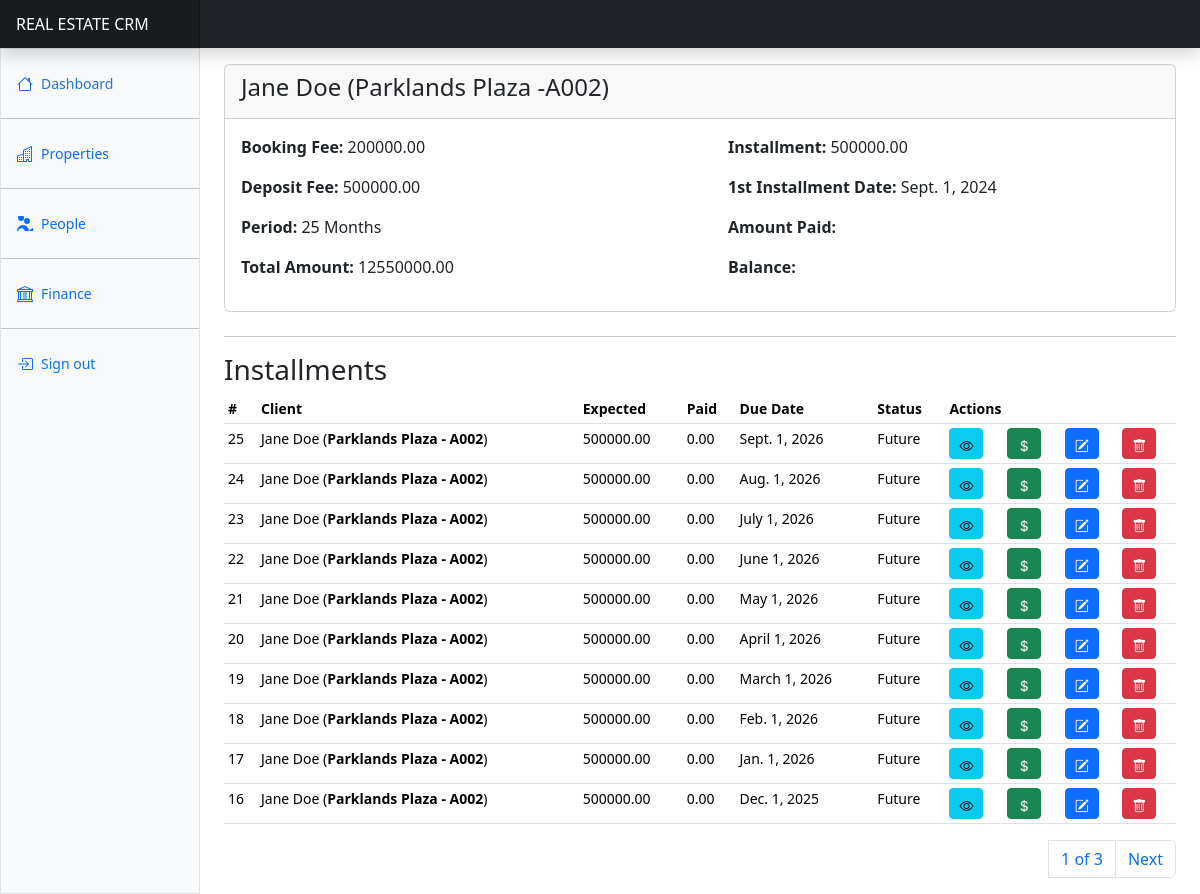
Screenshot of /finance/payment-plans/1/details (signed in) with the database file from the repository.
### apps/finance/models.py (models this page shows, shortened)
class ClientPaymentPlan(AbstractBaseModel):
    client = models.ForeignKey(
        "users.Client", on_delete=models.CASCADE, related_name="clientpaymentplans"
    )
    unit = models.ForeignKey(
        "properties.PropertyUnit", on_delete=models.SET_NULL, null=True
    )
    booking_fee = models.DecimalField(max_digits=100, decimal_places=2, default=0)
    deposit_fee = models.DecimalField(max_digits=100, decimal_places=2, default=0)
    period = models.IntegerField(default=1)
    installment_amount = models.DecimalField(
        max_digits=100, decimal_places=2, default=0
    )
    total_amount = models.DecimalField(max_digits=100, decimal_places=2, default=0)
    first_repayment_date = models.DateField(null=True)
    fully_paid = models.BooleanField(default=False)
    def __str__(self):
        return self.client.name

class ClientInstallment(AbstractBaseModel):
    client = models.ForeignKey(
        "users.Client", on_delete=models.CASCADE, related_name="clienstallments"
    )
    payment_plan = models.ForeignKey(
        ClientPaymentPlan, on_delete=models.CASCADE, related_name="planinstallments"
    )
    amount_expected = models.DecimalField(max_digits=100, decimal_places=2)
    amount_paid = models.DecimalField(max_digits=100, decimal_places=2, default=0)
    date_expected = models.DateField(null=True)
    paid = models.BooleanField(default=False)
    status = models.CharField(
        max_length=255, choices=INSTALLMENT_STATUSES, default="Future"
    )
    @property
    def amount_to_pay(self):
        return self.amount_expected - self.amount_paid

### apps/users/models.py (models this page shows)
class Client(AbstractBaseModel):
    name = models.CharField(max_length=255)
    email = models.EmailField(null=True)
    phone_number = models.CharField(max_length=255)
    id_number = models.CharField(max_length=255, null=True)
    kra_pin = models.CharField(max_length=255, null=True)
    gender = models.CharField(max_length=255)
    address = models.CharField(max_length=255, null=True)
    city = models.CharField(max_length=255, null=True)
    country = models.CharField(max_length=255, null=True)
    id_copy = models.FileField(upload_to="client_ids/", null=True)
    kra_certificate = models.FileField(upload_to="kra_cerificates/", null=True)
    photo = models.ImageField(upload_to="client_photos/", null=True)
    acquired_by = models.ForeignKey(User, on_delete=models.SET_NULL, null=True)
    def __str__(self):
        return self.name

### apps/properties/models.py (models this page shows)
class PropertyUnit(AbstractBaseModel):
    unit_number = models.CharField(max_length=255)
    property = models.ForeignKey(
        Property, on_delete=models.CASCADE, related_name="propertyunits"
    )
    client = models.ForeignKey("users.Client", related_name="clientunits", on_delete=models.SET_NULL, null=True)
    cost = models.DecimalField(max_digits=100, decimal_places=2, default=0)
    booking_fee = models.DecimalField(max_digits=100, decimal_places=2, default=0)
    deposit_fee = models.DecimalField(max_digits=100, decimal_places=2, default=0)
    unit_status = models.CharField(
        max_length=255, choices=UNIT_STATUSES, default="Available"
    )
    sold_by = models.ForeignKey("users.User", on_delete=models.SET_NULL, null=True)
    def __str__(self):
        return self.unit_number

class Property(AbstractBaseModel):
    name = models.CharField(max_length=255)
    property_type = models.CharField(max_length=255, choices=PROPERTY_TYPES)
    location = models.CharField(max_length=255)
    town = models.CharField(max_length=255, null=True)
    county = models.CharField(max_length=255, null=True)
    total_units = models.IntegerField(default=1)
    total_cost = models.DecimalField(max_digits=100, decimal_places=2)
    image = models.ImageField(upload_to="property_images/", null=True)
    title_deed = models.FileField(upload_to="property_title_deeds/", null=True)
    sold_out = models.BooleanField(default=False)
    booking_fee = models.DecimalField(max_digits=100, decimal_places=2, default=0)
    deposit_fee = models.DecimalField(max_digits=100, decimal_places=2, default=0)
    def __str__(self):
        return self.name

### apps/finance/plans/views.py (the view)
@login_required(login_url="/users/login")
def payment_plan_details(request, id):
    plan = ClientPaymentPlan.objects.get(id=id)
    installments = ClientInstallment.objects.filter(payment_plan=plan).order_by(
        "-created"
    )
    if request.method == "POST":
        search_text = request.POST.get("search_text")
        installments = ClientInstallment.objects.filter(
            Q(client__id_number__icontains=search_text)
            | Q(client__name__icontains=search_text)
        )
    paginator = Paginator(installments, 10)
    page_number = request.GET.get("page")
    page_obj = paginator.get_page(page_number)
    context = {"page_obj": page_obj, "plan": plan}
    return render(request, "finance/payment_plans/plan_details.html", context)

### templates/finance/payment_plans/plan_details.html (shortened to what this page needs)
{% extends "base.html" %}
{% block content %}
  <div class="card mb-4">
    <div class="card-header">
        <h4>{{plan.client}} ({{plan.unit.property}} -{{plan.unit}})</h4>
    </div>
    <div class="row">
      <div class="col">
        <div class="card-body">
          <p><strong>Booking Fee:</strong> {{plan.booking_fee}}</p>
          <p><strong>Deposit Fee:</strong> {{plan.deposit_fee}}</p>
          <p><strong>Period:</strong> {{plan.period}} Months</p>
          <p><strong>Total Amount:</strong> {{plan.total_amount}}</p>
      </div>
      </div>
      <div class="col">
        <div class="card-body">
          <p><strong>Installment:</strong> {{plan.installment_amount}}</p>
          <p><strong>1st Installment Date:</strong> {{plan.first_repayment_date}}</p>
          <p><strong>Amount Paid:</strong> {{plan.amount_paid}}</p>
          <p><strong>Balance:</strong> {{plan.balanc}}</p>
      </div>
      </div>
    </div>
</div>
<hr/>
<div class="row">
  <div class="col">
    <h3>Installments</h3>
  </div>
</div>
<div class="row">
    <div class="table-responsive small">
        {% include "includes/installments_table.html" %}
        <div>
          <nav aria-label="Page navigation example">
            <ul class="pagination justify-content-end">
              <a class="page-link" href="#">{{ page_obj.number }} of {{ page_obj.paginator.num_pages }}</a>
              {% if page_obj.has_next %}
              <li class="page-item"><a class="page-link" href="?page={{ page_obj.next_page_number }}">Next</a></li>
              {% endif %}
            </ul>
          </nav>
        </div>
      </div>
</div>
{% endblock content %}

### templates/includes/installments_table.html (shortened to what this page needs)
<table class="table table-sm">
    <thead>
      <tr>
        <th scope="col">#</th>
        <th scope="col">Client</th>
        <th scope="col">Expected</th>
        <th scope="col">Paid</th>
        <th scope="col">Due Date</th>
        <th scope="col">Status</th>
        <th scope="col" colspan="4">Actions</th>
      </tr>
    </thead>
    <tbody>
      {% for installment in page_obj %}
      <tr>
        <td>{{installment.id}}</td>
        <td>{{installment.client}} (<b>{{installment.payment_plan.unit.property}} - {{installment.payment_plan.unit}}</b>)</td>
        <td>{{installment.amount_expected}}</td>
        <td>{{installment.amount_paid}}</td>
        <td>{{installment.date_expected}}</td>
        <td>{{installment.status}}</td>
        <td><a href="#" class="btn btn-info btn-sm" data-bs-toggle="modal" data-bs-target="#installmentDetailsModal{{ installment.id }}">
          <i class="bi bi-eye"></i>
        </a></td>
        <td>
          {% if installment.paid %}
          <a href="#" class="btn btn-danger btn-sm">
            <i class="bi bi-arrow-clockwise"></i>
          </a>
          {% else %}
            <a href="#" class="btn btn-success btn-sm" data-bs-toggle="modal" data-bs-target="#payInstallmentModal{{ installment.id }}">
              <i class="bi bi-currency-dollar"></i>
            </a>
          {% endif %}
        </td>
        <td><a class="btn btn-primary btn-sm" data-bs-toggle="modal" data-bs-target="#markInstallmentModal{{ installment.id }}">
          <i class="bi bi-pencil-square"></i>
        </a></td>
        <td><a class="btn btn-danger btn-sm" data-bs-toggle="modal" data-bs-target="#deleteInstallmentModal{{ installment.id }}">
          <i class="bi bi-trash"></i>
        </a></td>
      </tr>
      {% endfor %}
    </tbody>
  </table>

### static/dashboard.css (style rules this page uses)
.bi { display: inline-block; width: 1rem; height: 1rem; }

### templates/base.html (style rules this page uses)
.bi { vertical-align: -.125em; fill: currentColor; }

### rows the page displays
ClientPaymentPlan: client "Jane Doe", unit.property "Parklands Plaza", unit "A002", booking_fee "200000.00", deposit_fee "500000.00", period "25", total_amount "12550000.00", installment_amount "500000.00", first_repayment_date "Sept. 1, 2024"
ClientInstallment: id "25", client "Jane Doe", payment_plan.unit.property "Parklands Plaza", payment_plan.unit "A002", amount_expected "500000.00", amount_paid "0.00", date_expected "Sept. 1, 2026", status "Future"
ClientInstallment: id "24", client "Jane Doe", payment_plan.unit.property "Parklands Plaza", payment_plan.unit "A002", amount_expected "500000.00", amount_paid "0.00", date_expected "Aug. 1, 2026", status "Future"
ClientInstallment: id "23", client "Jane Doe", payment_plan.unit.property "Parklands Plaza", payment_plan.unit "A002", amount_expected "500000.00", amount_paid "0.00", date_expected "July 1, 2026", status "Future"
ClientInstallment: id "22", client "Jane Doe", payment_plan.unit.property "Parklands Plaza", payment_plan.unit "A002", amount_expected "500000.00", amount_paid "0.00", date_expected "June 1, 2026", status "Future"
ClientInstallment: id "21", client "Jane Doe", payment_plan.unit.property "Parklands Plaza", payment_plan.unit "A002", amount_expected "500000.00", amount_paid "0.00", date_expected "May 1, 2026", status "Future"
ClientInstallment: id "20", client "Jane Doe", payment_plan.unit.property "Parklands Plaza", payment_plan.unit "A002", amount_expected "500000.00", amount_paid "0.00", date_expected "April 1, 2026", status "Future"
ClientInstallment: id "19", client "Jane Doe", payment_plan.unit.property "Parklands Plaza", payment_plan.unit "A002", amount_expected "500000.00", amount_paid "0.00", date_expected "March 1, 2026", status "Future"
ClientInstallment: id "18", client "Jane Doe", payment_plan.unit.property "Parklands Plaza", payment_plan.unit "A002", amount_expected "500000.00", amount_paid "0.00", date_expected "Feb. 1, 2026", status "Future"
ClientInstallment: id "17", client "Jane Doe", payment_plan.unit.property "Parklands Plaza", payment_plan.unit "A002", amount_expected "500000.00", amount_paid "0.00", date_expected "Jan. 1, 2026", status "Future"
ClientInstallment: id "16", client "Jane Doe", payment_plan.unit.property "Parklands Plaza", payment_plan.unit "A002", amount_expected "500000.00", amount_paid "0.00", date_expected "Dec. 1, 2025", status "Future"

### other values shown
{{ page_obj.number }} "1"
{{ page_obj.paginator.num_pages }} "3"
